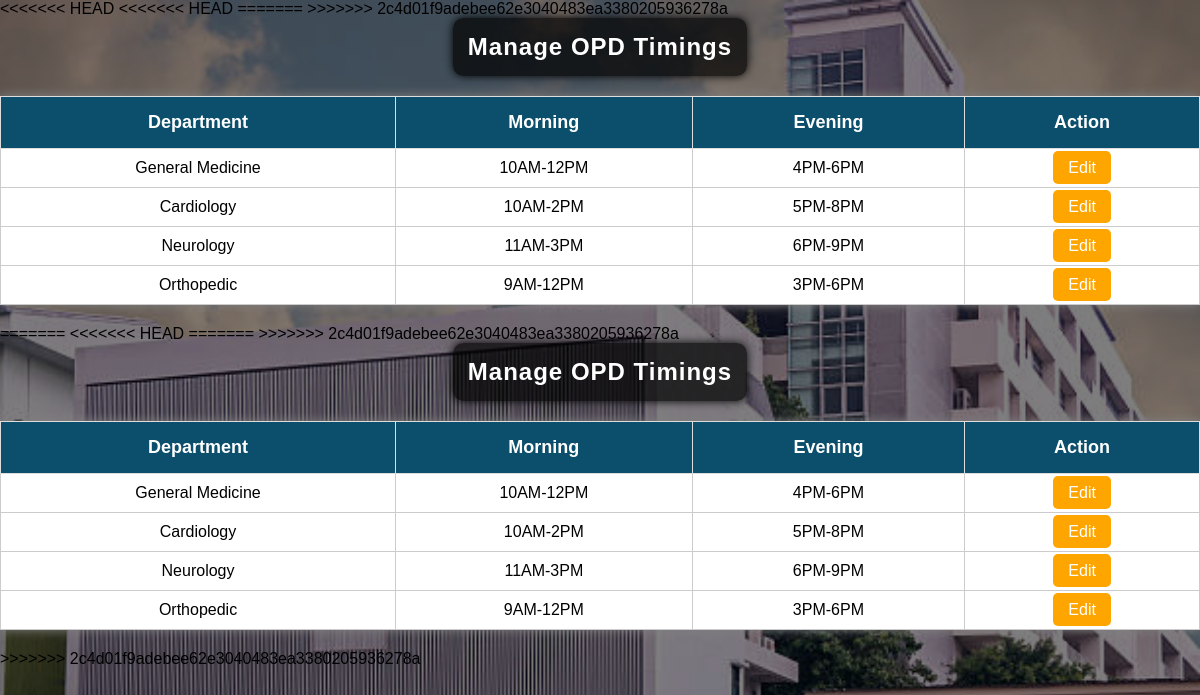
Screenshot of /manage_timings.php with the database file from the repository.
### tables this page shows
CREATE TABLE `timings` (
  `id` int(11) NOT NULL,
  `department` varchar(50) DEFAULT NULL,
  `morning` varchar(50) DEFAULT NULL,
  `evening` varchar(50) DEFAULT NULL
);

### manage_timings.php (the view, shortened to what this page needs)
<?php
include 'db_connect.php';
?>
<!DOCTYPE html>
<html>
<head>
<link rel="stylesheet" href="style.css">
</head>
<body>
<h2>Manage OPD Timings</h2>
<table>
<tr>
<th>Department</th>
<th>Morning</th>
<th>Evening</th>
<th>Action</th>
</tr>
<?php
$q=mysqli_query($conn,"SELECT * FROM timings");
while($r=mysqli_fetch_assoc($q)){
echo "
<tr>
<td>".$r['department']."</td>
<td>".$r['morning']."</td>
<td>".$r['evening']."</td>
<td>
<a class='edit-btn'
href='edit_timing.php?id=".$r['id']."'>
Edit
</a>
</td>
</tr>
";
}
?>
</table>
</body>
</html>
<?php
include 'db_connect.php';
?>
<!DOCTYPE html>
<html>
<head>
<link rel="stylesheet" href="style.css">
</head>
<body>
<h2>Manage OPD Timings</h2>
<table>
<tr>
<th>Department</th>
<th>Morning</th>
<th>Evening</th>
<th>Action</th>
</tr>
<?php
$q=mysqli_query($conn,"SELECT * FROM timings");
while($r=mysqli_fetch_assoc($q)){
echo "
<tr>
<td>".$r['department']."</td>
<td>".$r['morning']."</td>
<td>".$r['evening']."</td>
<td>
<a class='edit-btn'
href='edit_timing.php?id=".$r['id']."'>
Edit
</a>
</td>
</tr>
";
}
?>
</table>
</body>
</html>

### style.css (style rules this page uses)
body { font-family:Arial; margin:0; background:#f2f2f2; }
table { width:100%; border-collapse:collapse; }
th,td { border:1px solid gray; padding:10px; text-align:center; }
th { background:#007bff; color:white; }
body { font-family: Arial, sans-serif; background-color: #f4f8fb; margin: 0; padding: 20px; }
h2 { text-align: center; color: #003366; }
table { width: 80%; margin: 20px auto; border-collapse: collapse; background: white; box-shadow: 0 0 10px gray; }
table th { background-color: #007bff; color: white; padding: 12px; border: 1px solid #ddd; }
table td { padding: 12px; border: 1px solid #ddd; text-align: center; }
body { font-family: Arial, "Noto Sans Telugu", sans-serif; }
h2 { text-align: center; color: #003366; margin-top: 50px; }
.edit-btn { background:orange; padding:8px 15px; color:white; text-decoration:none; border-radius:5px; }
.edit-btn { background:orange; color:white; padding:8px 15px; text-decoration:none; border-radius:5px; }
body { margin:0; padding:0; font-family:Arial, sans-serif; background-image:url('../images/hospital2.jpg'); background-size:cover; background-position:center; background-repeat:no-repeat; background-attachment:fixed; }
body::before { content:""; position:fixed; top:0; left:0; width:100%; height:100%; background:rgba(0,0,0,0.5); z-index:-1; }
h1,h2,h3 { text-align:center; color:#0b4f6c; }
table { width:100%; border-collapse:collapse; margin-top:20px; background:white; }
table th { background:#0b4f6c; color:white; padding:12px; }
table td { border:1px solid #ccc; padding:10px; text-align:center; }
.edit-btn { background:orange; color:white; padding:8px 15px; border-radius:5px; text-decoration:none; }
h1,h2,h3 { color:white; text-align:center; background:rgba(0,0,0,0.7); padding:15px; border-radius:10px; width:fit-content; margin:auto; margin-bottom:20px; box-shadow:0px 0px 10px black; letter-spacing:1px; }
table th { background:#0b4f6c; color:white; font-size:18px; padding:15px; }

### rows the page displays
timings: department "General Medicine", morning "10AM-12PM", evening "4PM-6PM"
timings: department "Cardiology", morning "10AM-2PM", evening "5PM-8PM"
timings: department "Neurology", morning "11AM-3PM", evening "6PM-9PM"
timings: department "Orthopedic", morning "9AM-12PM", evening "3PM-6PM"
